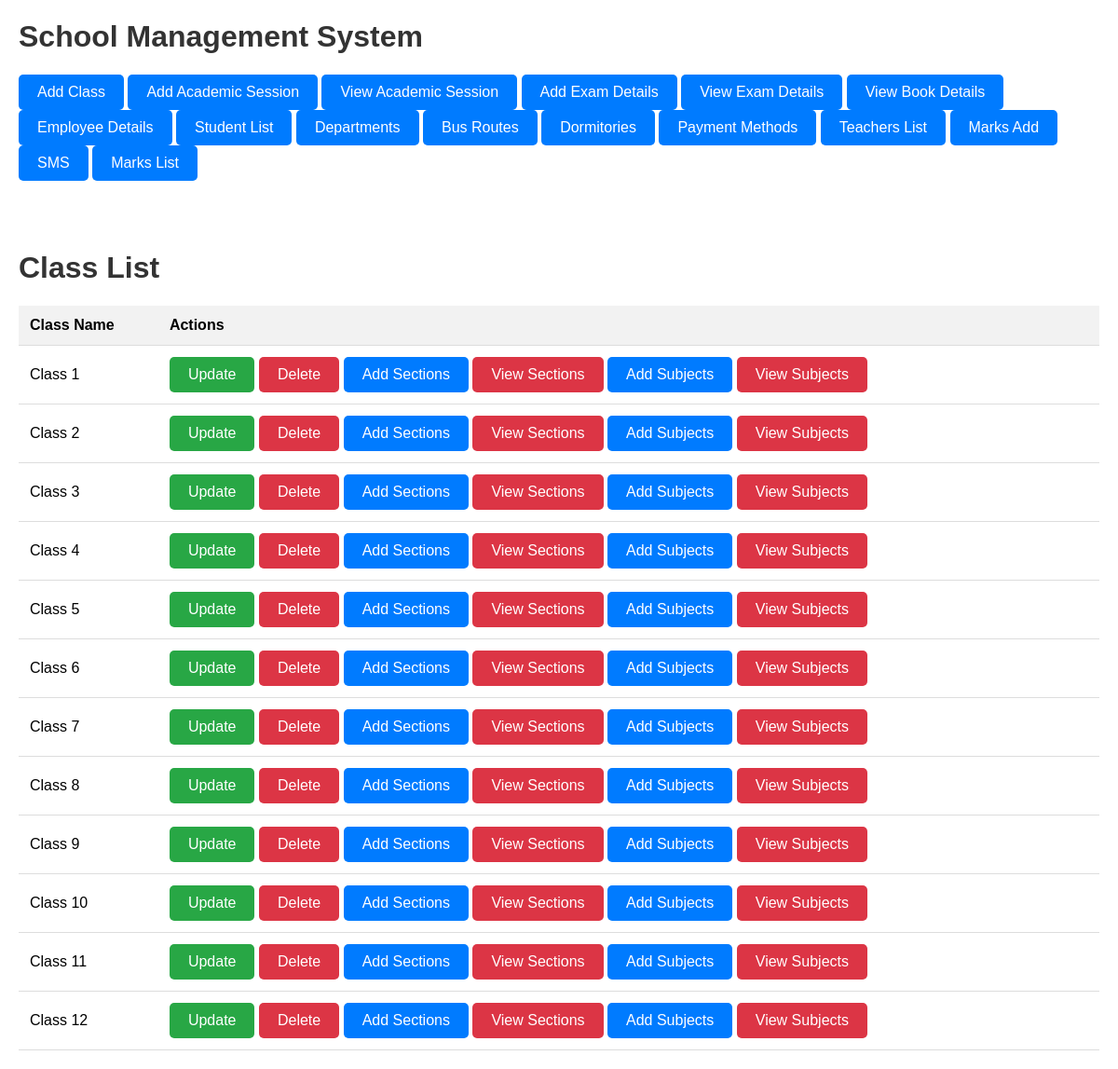
The page / on the database its author committed.
### classes/models.py (models this page shows)
class Classes(models.Model):
    class_name = models.CharField(max_length=100)
    def __str__(self):
        return self.class_name

### classes/views.py (the view)
# urls.py: path('', views.ListClasses, name='class_list'),
def ListClasses(request):
    classes = Classes.objects.all()
    print(classes)
    return render(request, 'class_list.html',{'classes': classes})

### templates/class_list.html (shortened to what this page needs)
<!DOCTYPE html>
<html lang="en">
<head>
</head>
<body>
    <h1>School Management System</h1>
    <div class="btn-container">
        <a href="{% url 'class_add' %}" class="btn">Add Class</a>
        <a href="{% url 'session_add' %}" class="btn">Add Academic Session</a>
        <a href="{% url 'session_list' %}" class="btn">View Academic Session</a>
        <a href="{% url 'exam_add' %}" class="btn">Add Exam Details</a>
        <a href="{% url 'exam_list' %}" class="btn">View Exam Details</a>
        <a href="{% url 'list_book' %}" class="btn">View Book Details</a>
        <a href="{% url 'list_emp' %}" class="btn">Employee Details</a>
        <a href="{% url 'list_student' %}" class="btn">Student List</a>
        <a href="{% url 'list_department' %}" class="btn">Departments</a>
        <a href="{% url 'list_route' %}" class="btn">Bus Routes</a>
        <a href="{% url 'list_dormitory' %}" class="btn">Dormitories</a>
        <a href="{% url 'list_payment' %}" class="btn">Payment Methods</a>
        <a href="{% url 'list_teacher' %}" class="btn">Teachers List</a>
        <a href="{% url 'search_student_for_marks' %}" class="btn">Marks Add</a>
        <a href="{% url 'add_smslog' %}" class="btn">SMS</a>
        <a href="{% url 'marking_students_detail' %}" class="btn">Marks List</a>
    <br></br>
    <br></br>
    <h1>Class List</h1>
    </div>
    <table>
        <tr>
            <th>Class Name</th>
            <th>Actions</th>
        </tr>
        {% for class in classes %}
        <tr>
            <td>{{ class.class_name }}</td>
            <td>
                <a href="{% url 'class_update' class.class_name %}" class="btn btn-edit">Update</a>
                <a href="{% url 'class_delete' class.class_name %}" class="btn btn-delete">Delete</a>
                <a href="{% url 'section_add' class.class_name %}" class="btn">Add Sections</a>
                <a href="{% url 'section_list' class.class_name %}" class="btn btn-delete">View Sections</a>
                <a href="{% url 'subjects_add' class.class_name %}" class="btn ">Add Subjects</a>
                <a href="{% url 'subjects_list' class.class_name %}" class="btn btn-delete">View Subjects</a>
            </td>
        </tr>
        {% empty %}
        <tr>
            <td colspan="2">No classes available.</td>
        </tr>
        {% endfor %}
    </table>
</body>
</html>

### templates/class_list.html (style rules this page uses)
body { font-family: Arial, sans-serif; margin: 20px; }
h1 { color: #333; }
table { width: 100%; border-collapse: collapse; margin-top: 20px; }
th, td { padding: 12px; text-align: left; border-bottom: 1px solid #ddd; }
th { background-color: #f2f2f2; }
.btn-container { margin-top: 20px; }
.btn { display: inline-block; padding: 10px 20px; background-color: #007bff; color: #fff; border: none; text-align: center; text-decoration: none; cursor: pointer; border-radius: 5px; }
.btn-edit { background-color: #28a745; }
.btn-delete { background-color: #dc3545; }

### rows shown on the page
Classes: class_name "Class 1"
Classes: class_name "Class 2"
Classes: class_name "Class 3"
Classes: class_name "Class 4"
Classes: class_name "Class 5"
Classes: class_name "Class 6"
Classes: class_name "Class 7"
Classes: class_name "Class 8"
Classes: class_name "Class 9"
Classes: class_name "Class 10"
Classes: class_name "Class 11"
Classes: class_name "Class 12"
